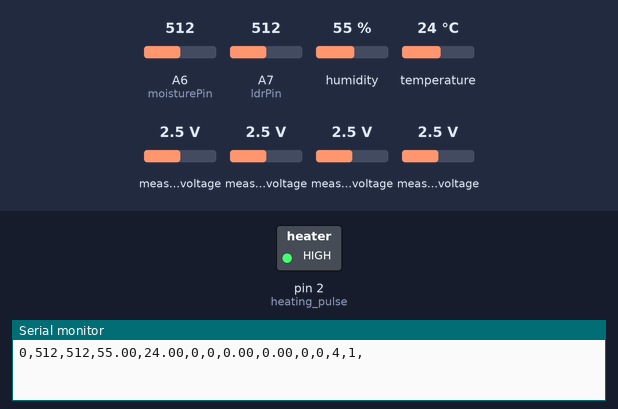
The sketch below on a simulated Arduino Nano, built with avr-gcc and run on an emulated ATmega328P. On the bench: switched loads named in the sketch (green lamp = pin HIGH), the last lines printed to the serial monitor. The test bench sets the inputs (shaded band); at power-on: A6 (moisturePin) = 512, A7 (ldrPin) = 512, humidity 55 %, temperature 24 °C, measured voltage 2.5 V.

Above: at 0.1 s.
At 40.7 s:
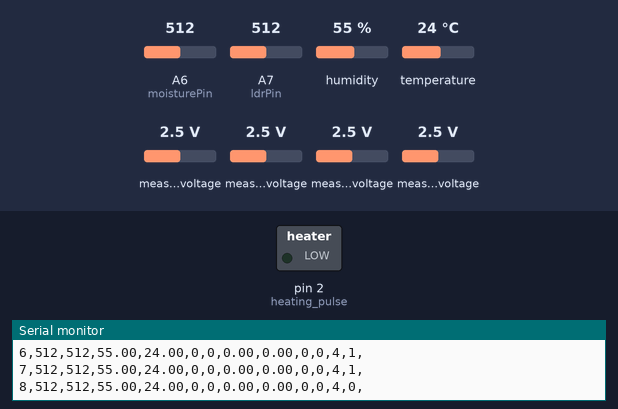
Timing chart, 0 to 42.2 s (numbered marks = the images above):
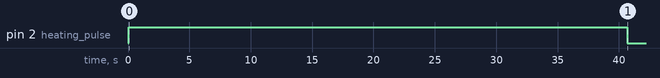

The sketch:

interscityroom8.ino
```cpp
/*
 Based on:
   Arduino example AnalogOutSerial.ino
   Lux sensor: https://github.com/claws/BH1750
   DHT 22: http://www.ardumotive.com/how-to-use-dht-22-sensor-en.html
   ADS1115: http://henrysbench.capnfatz.com/henrys-bench/arduino-voltage-measurements/arduino-ads1115-module-getting-started-tutorial/
*/

#include <Wire.h>
#include <dht.h>
#include <Adafruit_ADS1015.h>

#define __DEBUG__ false

// LDR
const int ldrPin = A7;  // Analog input pin that the LDR is attached to
int sensorValueLDR = 0;        // value read from the LDR

// Soil moisture
const int moisturePin = A6;
int sensorValueMoisture = 0;

// DHT 22
dht DHT;
#define DHT22_PIN 3
float hum = 0;  //Stores humidity value
float temp = 0; //Stores temperature value

// ADS
adsGain_t selectedAdsGain;
Adafruit_ADS1115 ads;  /* Use this for the 16-bit version */
Adafruit_ADS1115 ads2(0x49);  /* Use this for the 16-bit version */
//int16_t adc0, adc1, adc2, adc3;
int16_t adc_0_1, adc_2_3;
int16_t adc2_0_1, adc2_2_3;

const float voltage_to_temp = 0.039;
const float ads_to_voltage  = 0.0078125;
float magical = ads_to_voltage / voltage_to_temp;
float adcm_0_1, adcm_2_3;

// Print separator
char *sep = ",";

// Heating pulse monitor
int counter = 0;

void sendPulse(int pin, int len) {
  digitalWrite(pin, HIGH);
  delay(len);
  digitalWrite(pin, LOW);

  Serial.print("Sending pulse to pin ");
  Serial.print(pin);
  Serial.print(" with duration = ");
  Serial.print(len);
  Serial.println("ms");
}

void setup() {
  // initialize serial communications at 9600 bps:
  Serial.begin(9600);

// LDR
  pinMode (ldrPin, INPUT);

// Moisture
  pinMode (moisturePin, INPUT);

// ADS
  // The ADC input range (or gain) can be changed via the following
  // functions, but be careful never to exceed VDD +0.3V max, or to
  // exceed the upper and lower limits if you adjust the input range!
  // Setting these values incorrectlanalogIny may destroy your ADC!
  //                                                                ADS1015  ADS1115            value
  //                                                                -------  -------            -----
  // ads.setGain(GAIN_TWOTHIRDS);  // 2/3x gain +/- 6.144V  1 bit = 3mV      0.1875mV (default) 0
  // ads.setGain(GAIN_ONE);        // 1x gain   +/- 4.096V  1 bit = 2mV      0.125mV            512
  // ads.setGain(GAIN_TWO);        // 2x gain   +/- 2.048V  1 bit = 1mV      0.0625mV           1024
  // ads.setGain(GAIN_FOUR);       // 4x gain   +/- 1.024V  1 bit = 0.5mV    0.03125mV          1536
  // ads.setGain(GAIN_EIGHT);      // 8x gain   +/- 0.512V  1 bit = 0.25mV   0.015625mV         2048
  // ads.setGain(GAIN_SIXTEEN);    // 16x gain  +/- 0.256V  1 bit = 0.125mV  0.0078125mV        2560

//  selectedAdsGain = GAIN_TWOTHIRDS;
//  selectedAdsGain = GAIN_ONE;
//  selectedAdsGain = GAIN_TWO;
//  selectedAdsGain = GAIN_FOUR;
  selectedAdsGain = GAIN_EIGHT;
//  selectedAdsGain = GAIN_SIXTEEN;

  ads.setGain(selectedAdsGain);
  ads2.setGain(selectedAdsGain);

  ads.begin();
  ads2.begin();

// Heating
  pinMode(2, OUTPUT); // heating pulse
  digitalWrite(2, LOW);
  //sendPulse(7, 1000);

// OUTPUT
  //Serial.println("sensorLDR,sensorLux,sensorDHT22Humidity,sensorDHT22TemperatureCelsius,sensorADS_0_1,sensorADS_2_3,");
}

void loop() {

// LDR
  // read the value from LDR sensor at ldr:
//  sensorValueLDR = 1024 - analogRead(ldrPin);
  sensorValueLDR = analogRead(ldrPin);

// Moisture
  sensorValueMoisture = analogRead(moisturePin);

 // DHT
  int chk = DHT.read22(DHT22_PIN); // ?!?!?!
//  DHT22_ERROR_t errorCode;
//  errorCode = dht.readData(); // read data from sensor
//
//  if (errorCode == DHT_ERROR_NONE) { // data is good
//  }
  //Read data and store it to variables hum and temp
  hum = DHT.humidity;
  temp = DHT.temperature;

// ADS
  // single ended
//  adc0 = ads.readADC_SingleEnded(0);
//  adc1 = ads.readADC_SingleEnded(1);
//  adc2 = ads.readADC_SingleEnded(2);
//  adc3 = ads.readADC_SingleEnded(3);
  // differential
  adc_0_1 = ads.readADC_Differential_0_1();
  adc_2_3 = ads.readADC_Differential_2_3();

  // magical
  adcm_0_1 = float(adc_0_1) * magical;
  adcm_2_3 = float(adc_2_3) * magical;

// ADS 2
  // differential
  adc2_0_1 = ads2.readADC_Differential_0_1();
  adc2_2_3 = ads2.readADC_Differential_2_3();

  /////////////////////////////////////////////////////////////////////////////////////////////////////
  // OUTPUT

  // debug only
  if (!__DEBUG__) {
    if (counter == 0) digitalWrite(2, HIGH);
    if (counter == 8) digitalWrite(2,  LOW);
  }

// Counter
  Serial.print(counter);
  Serial.print(sep);

// LDR
  //Serial.print("sensorLDR,");
  Serial.print(sensorValueLDR);
  Serial.print(sep);

// Moisture
  //Serial.print("sensorMoisture,");
  Serial.print(sensorValueMoisture);
  Serial.print(sep);

// DHT
    //Serial.print("sensorDHT22Humidity,");
    Serial.print(hum);
    Serial.print(sep);
    //Serial.print("sensorDHT22TemperatureCelsius,");
    Serial.print(temp);
    Serial.print(sep);
//    Serial.print("\t");

// ADS
  // single ended
//  Serial.print(adc0);
//  Serial.print(",");
//  Serial.print(adc1);
//  Serial.print(",");
//  Serial.print(adc2);
//  Serial.print(",");
//  Serial.print(adc3);
//  Serial.print(",");
  //differential
  Serial.print(adc_0_1);
  Serial.print(sep);
  Serial.print(adc_2_3);
  Serial.print(sep);
  // magical
  Serial.print(adcm_0_1);
  Serial.print(sep);
  Serial.print(adcm_2_3);
  Serial.print(sep);

// ADS 2
  Serial.print(adc2_0_1);
  Serial.print(sep);
  Serial.print(adc2_2_3);
  Serial.print(sep);

// ADS GAIN
  Serial.print(selectedAdsGain);
  Serial.print(sep);

// Heating
  Serial.print(digitalRead(2));
  Serial.print(sep);

  Serial.println("");
  //delay(10000);
  if (__DEBUG__) {
    long val = Serial.parseInt();
    if (val == 2)
      digitalWrite(2, HIGH);
    else if (val == 1)
      digitalWrite(2, LOW);
  } else delay(5000);

  counter = (counter + 1) % 32;
}
```

Measured:
- by itself, pin 2 (heating_pulse): LOW → HIGH at 0.07 s, → LOW 40.6 s later
